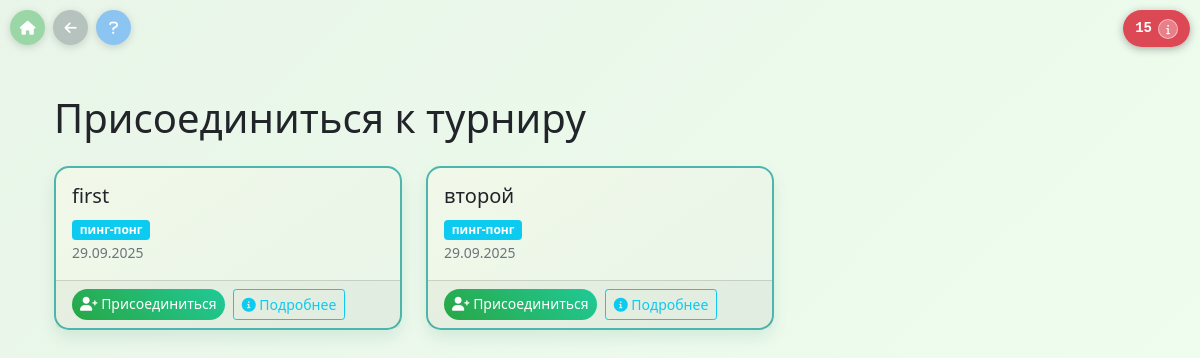
Page /join-tournament on the earlier database version.
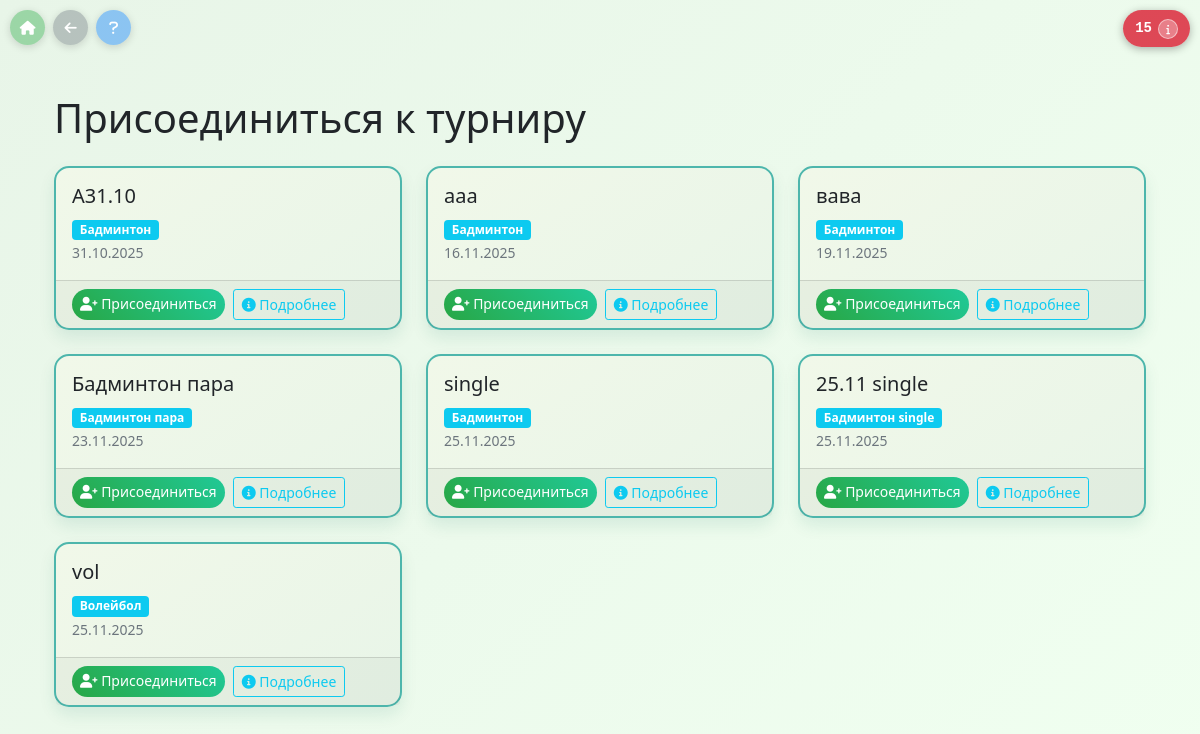
Same page on the later database version.
### models/tournament.py (models this page shows, shortened)
class Tournament(db.Model):
    __tablename__ = 'tournament'
    __table_args__ = {'extend_existing': True}
    id = db.Column(db.Integer, primary_key=True)
    name = db.Column(db.String(100), nullable=False, unique=True)
    description = db.Column(db.Text, nullable=True)  # описание турнира
    sport_type = db.Column(db.String(50), nullable=False, default='пинг-понг')  # пинг-понг, бадминтон, волейбол
    start_date = db.Column(db.Date, nullable=True)
    end_date = db.Column(db.Date, nullable=True)
    max_participants = db.Column(db.Integer, default=32)
    court_count = db.Column(db.Integer, default=4)  # количество площадок
    match_duration = db.Column(db.Integer, default=15)  # продолжительность матча в минутах (пинг-понг)
    break_duration = db.Column(db.Integer, default=2)  # перерыв между матчами в минутах (пинг-понг)
    start_time = db.Column(db.Time, nullable=True)  # время начала матчей
    end_time = db.Column(db.Time, nullable=True)  # время окончания матчей
    points_win = db.Column(db.Integer, default=1)  # очки за победу
    points_draw = db.Column(db.Integer, default=1)  # очки за ничью
    points_loss = db.Column(db.Integer, default=0)  # очки за поражение
    points_to_win = db.Column(db.Integer, default=11)  # количество очков для победы в матче (пинг-понг)
    sets_to_win = db.Column(db.Integer, default=2)  # количество выигранных сетов для победы (пинг-понг)
    status = db.Column(db.String(20), default='регистрация')  # регистрация, активен, завершен
    created_at = db.Column(db.DateTime, default=datetime.utcnow)
    admin_id = db.Column(db.Integer, nullable=True)  # ID администратора турнира

### routes/main.py (the view)
    @app.route('/join-tournament')
    def join_tournament():
        tournaments = Tournament.query.all()
        for tournament in tournaments:
            tournament.participants = Participant.query.filter_by(tournament_id=tournament.id).all()
            tournament.matches = Match.query.filter_by(tournament_id=tournament.id).all()
            if tournament.admin_id == 1:
                tournament.organizer_name = "Системный администратор"
                tournament.organizer_email = "admin@system"
            else:
                tournament.organizer_name = f"Админ турнира (ID: {tournament.admin_id})"
                tournament.organizer_email = "Не указан"
                try:
                    all_tokens = Token.query.all()
                    for token in all_tokens:
                        if hash(token.email) % 1000000 == tournament.admin_id:
                            tournament.organizer_name = token.name
                            tournament.organizer_email = token.email
                            break
                except Exception as e:
                    app.logger.warning(f"Ошибка поиска админа турнира {tournament.id}: {e}")
        return render_template('join_tournament.html', tournaments=tournaments)

### app.py (called while the page is built)
@app.before_request
def set_script_root():
    from flask import request
    script_name = request.environ.get('SCRIPT_NAME', '')
    if script_name:
        app.config['APPLICATION_ROOT'] = script_name

@app.context_processor
def inject_script_root():
    from flask import request
    try:
        script_name = request.environ.get('SCRIPT_NAME', '')
        if os.environ.get('FLASK_ENV') == 'development' or os.environ.get('PORT') == '5001':
            logger.debug(f"inject_script_root: SCRIPT_NAME={script_name}, HTTP_X_SCRIPT_NAME={request.environ.get('HTTP_X_SCRIPT_NAME', '')}")
    except RuntimeError:
        script_name = ''
    return dict(script_root=script_name, base_path=script_name)

### templates/join_tournament.html (shortened to what this page needs)
{% extends "base.html" %}
{% block content %}
<div class="container mt-4">
    <h1 class="mb-4">Присоединиться к турниру</h1>
    {% if tournaments %}
    <div class="row">
        {% for tournament in tournaments %}
        <div class="col-md-6 col-lg-4 mb-4">
                <div class="card h-100">
                <div class="card-body">
                        <h5 class="card-title">{{ tournament.name }}</h5>
                    <p class="card-text">
                            <span class="badge bg-info">{{ tournament.sport_type }}</span>
                            {% if tournament.start_date %}
                                <br><small class="text-muted">{{ tournament.start_date.strftime('%d.%m.%Y') }}</small>
                            {% endif %}
                    </p>
                    </div>
                    <div class="card-footer">
                        <div class="d-flex gap-2">
                            <a href="{{ url_for('tournament_detail', tournament_id=tournament.id) }}" class="btn btn-success btn-sm">
                                <i class="fas fa-user-plus"></i> Присоединиться
                            </a>
                            <button type="button" class="btn btn-outline-info btn-sm" data-bs-toggle="modal" data-bs-target="#tournamentDetailsModal{{ tournament.id }}">
                                <i class="fas fa-info-circle"></i> Подробнее
                                    </button>
                    </div>
                </div>
            </div>
        </div>
        {% endfor %}
    </div>
    {% else %}
    <div class="text-center py-5">
        <i class="fas fa-trophy fa-3x text-muted mb-3"></i>
            <h5 class="text-muted">Турниры не найдены</h5>
        <p class="text-muted">Пока нет доступных турниров для участия.</p>
    </div>
    {% endif %}
</div>
{% endblock %}

Differences in the rows shown:
removed Tournament: name "first", sport_type "пинг-понг", start_date "29.09.2025"
removed Tournament: name "второй", sport_type "пинг-понг", start_date "29.09.2025"
added Tournament: name "A31.10", sport_type "Бадминтон", start_date "31.10.2025"
added Tournament: name "aaa", sport_type "Бадминтон", start_date "16.11.2025"
added Tournament: name "вава", sport_type "Бадминтон", start_date "19.11.2025"
added Tournament: name "Бадминтон пара", sport_type "Бадминтон пара", start_date "23.11.2025"
added Tournament: name "single", sport_type "Бадминтон", start_date "25.11.2025"
added Tournament: name "25.11 single", sport_type "Бадминтон single", start_date "25.11.2025"
added Tournament: name "vol", sport_type "Волейбол", start_date "25.11.2025"
